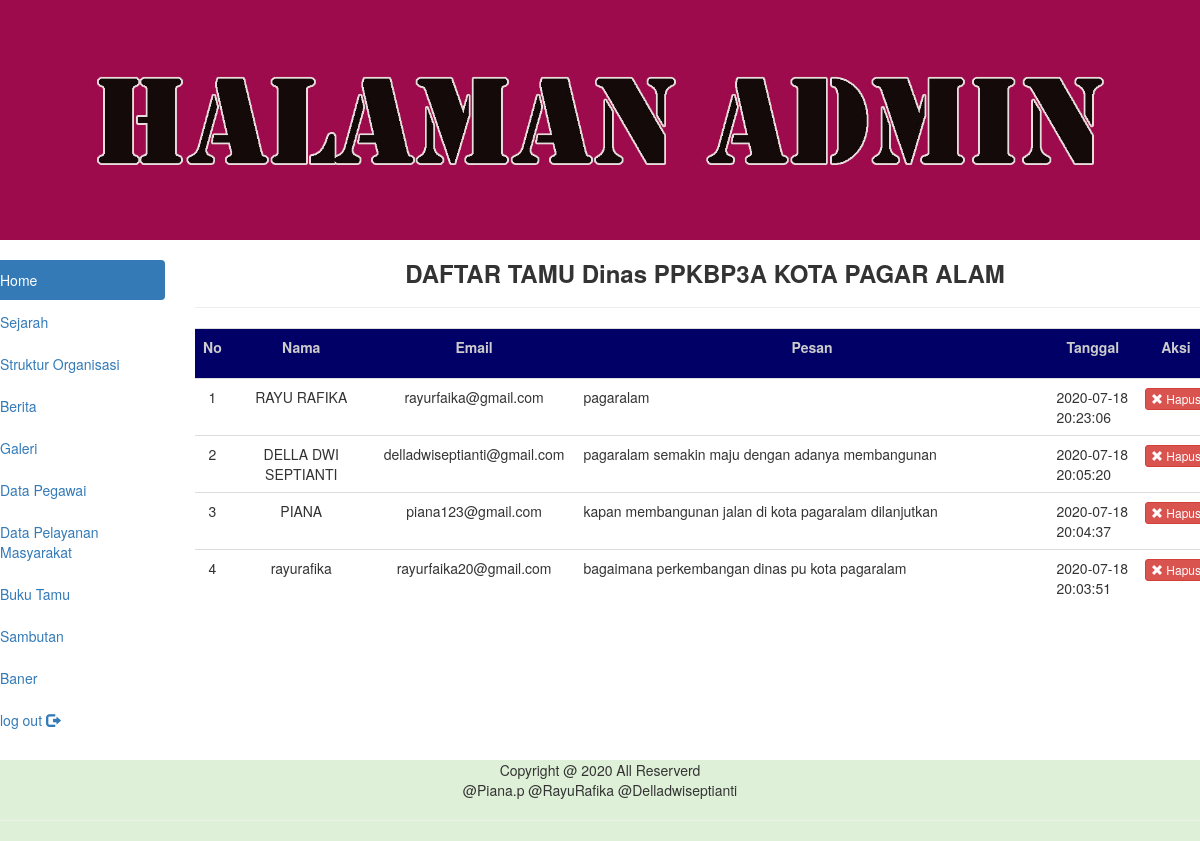
The app's page /admin/index.php?page=view_bukutamu (signed in) with its own data.
### tables this page shows
CREATE TABLE IF NOT EXISTS `tb_buku` (
  `id_buku` int(5) NOT NULL AUTO_INCREMENT,
  `nama` varchar(30) NOT NULL,
  `email` varchar(30) NOT NULL,
  `pesan` text NOT NULL,
  `tanggal` datetime NOT NULL,
  PRIMARY KEY (`id_buku`)
);

### admin/view_bukutamu.php (the view, shortened to what this page needs)
<?php
	$tampil = mysql_query("SELECT * FROM tb_buku ORDER BY id_buku DESC");
	$no = 1;
?>
<h3 align="center"><b>DAFTAR TAMU Dinas PPKBP3A KOTA PAGAR ALAM</b></h3><hr>
<table class="table table-hover" width="100%">
  <tr bgcolor="#000066">
    <td width="3%" height=50"bordercolor="#0033CC"><div align="center" class="style6">No</div></td>
    <td width="15%" bordercolor="#0033CC"><div align="center" class="style6">Nama</div></td>
    <td width="20%" bordercolor="#0033CC"><div align="center" class="style6">Email</div></td>
    <td width="53%" bordercolor="#0033CC"><div align="center" class="style6">Pesan</div></td>
    <td width="53%" bordercolor="#0033CC"><div align="center" class="style6">Tanggal</div></td>
    <td width="9%" bordercolor="#0033CC"><div align="center" class="style6">Aksi</div></td>
  </tr>
  <?php
  while ($data=mysql_fetch_array($tampil)){
  ?>
    <tr>
    <td align="center"><?php echo $no++; ?></td>
    <td align="center"><?php echo $data['nama']; ?></td>
    <td align="center" width="14%"><?php echo $data['email']; ?></td>
    <td align="justify" width="17%"><?php echo $data['pesan']; ?></td>
    <td align="justify" width="17%"><?php echo $data['tanggal']; ?></td>
    <td align="center" width="6%">
      <form action="?page=hapus_bukutamu&id_buku=<?php echo $data['id_buku']; ?>" method="post" >
      <label>
        <button type="submit" name="button2" id="button2" class="btn btn-danger btn-xs"><span class="glyphicon glyphicon-remove"></span> Hapus</button>
        </label>
    </form>    </td>
  </tr>
<?php } ?>
</table>

### admin/index.php (style rules this page uses)
.style6 { color: #A52A2A }

### records on screen
tb_buku: nama "RAYU RAFIKA", email "rayurfaika@gmail.com", pesan "pagaralam", tanggal "2020-07-18 20:23:06"
tb_buku: nama "DELLA DWI SEPTIANTI", email "delladwiseptianti@gmail.com", pesan "pagaralam semakin maju dengan adanya membangunan", tanggal "2020-07-18 20:05:20"
tb_buku: nama "PIANA", email "piana123@gmail.com", pesan "kapan membangunan jalan di kota pagaralam dilanjutkan", tanggal "2020-07-18 20:04:37"
tb_buku: nama "rayurafika", email "rayurfaika20@gmail.com", pesan "bagaimana perkembangan dinas pu kota pagaralam", tanggal "2020-07-18 20:03:51"
